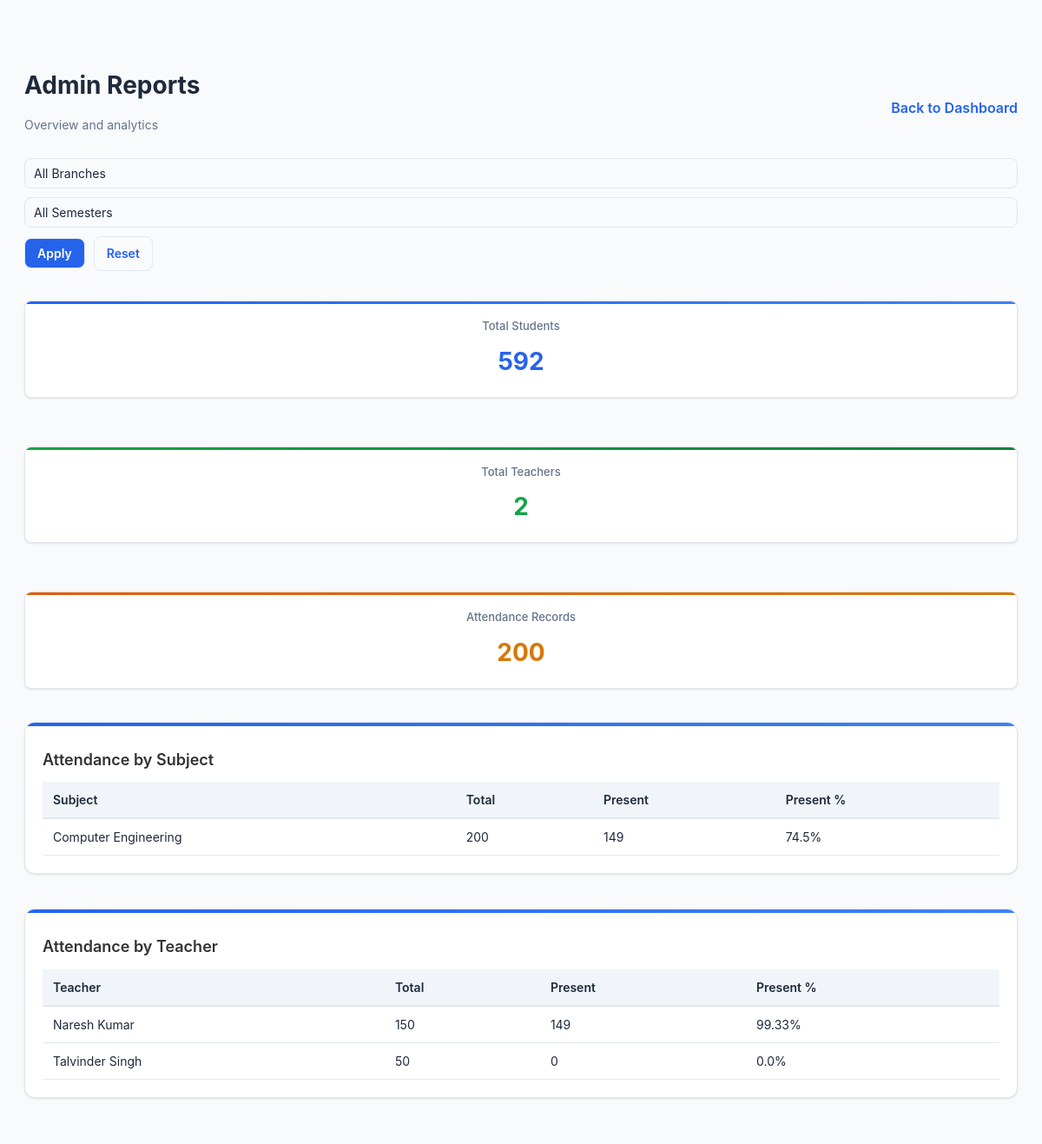
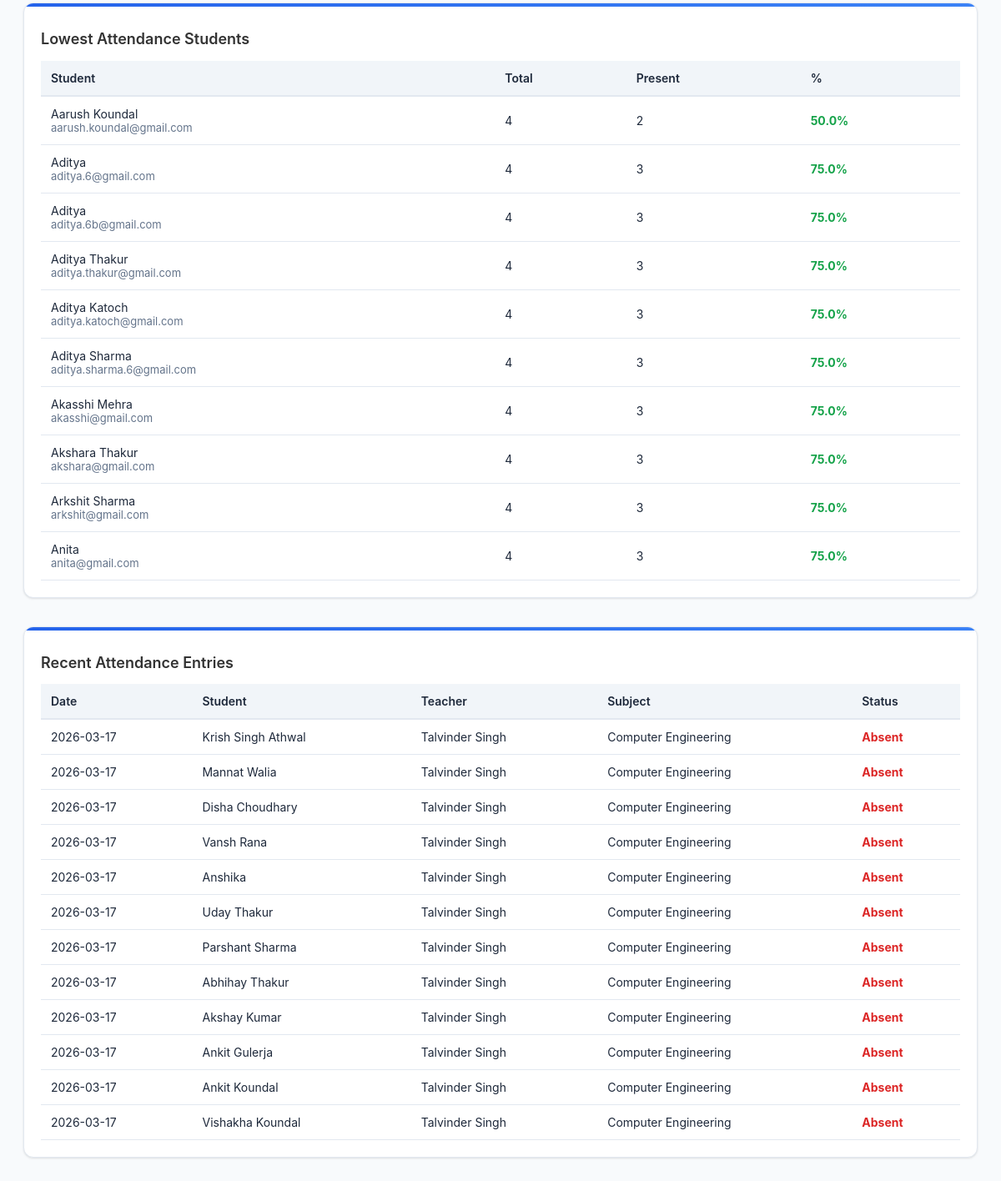
Screenshot of /reports (signed in) with the database file from the repository (2 pictures, top to bottom).
### app.py (models this page shows)
class Attendance(db.Model):
    id = db.Column(db.Integer, primary_key=True)
    student_id = db.Column(db.Integer, db.ForeignKey("user.id"), nullable=False)
    teacher_id = db.Column(db.Integer, db.ForeignKey("user.id"), nullable=False)
    subject = db.Column(db.String(100), nullable=False)
    branch = db.Column(db.String(100), nullable=True)
    semester = db.Column(db.String(20), nullable=True)
    date = db.Column(db.Date, nullable=False, default=date.today)
    status = db.Column(db.String(20), nullable=False, default="absent")
    student = db.relationship(
        "User", foreign_keys=[student_id], backref="attendance_as_student"
    )
    teacher = db.relationship(
        "User", foreign_keys=[teacher_id], backref="attendance_as_teacher"
    )

class User(db.Model):
    id = db.Column(db.Integer, primary_key=True)
    role = db.Column(db.String(20), nullable=False)
    name = db.Column(db.String(100), nullable=False)
    email = db.Column(db.String(100), unique=True, nullable=False)
    password = db.Column(db.String(200), nullable=False)
    roll_number = db.Column(db.String(20), nullable=True)
    branch = db.Column(db.String(100), nullable=True)
    semester = db.Column(db.String(20), nullable=True)
    department = db.Column(db.String(100), nullable=True)

### app.py (the view)
@app.route("/reports")
def reports():
    if session.get("role") != "admin":
        abort(403)
    selected_branch = (request.args.get("branch") or "").strip()
    selected_semester = (request.args.get("semester") or "").strip()
    branches = {
        (row[0] or "").strip()
        for row in db.session.query(User.branch).filter_by(role="student").distinct().all()
        if row[0]
    }
    branches.update(
        {
            (row[0] or "").strip()
            for row in db.session.query(Attendance.branch).distinct().all()
            if row[0]
        }
    )
    semesters = {
        (row[0] or "").strip()
        for row in db.session.query(User.semester).filter_by(role="student").distinct().all()
        if row[0]
    }
    semesters.update(
        {
            (row[0] or "").strip()
            for row in db.session.query(Attendance.semester).distinct().all()
            if row[0]
        }
    )
    branch_options = sorted(branches)
    semester_options = sorted(semesters)
    attendance_query = Attendance.query
    if selected_branch:
        attendance_query = attendance_query.filter(Attendance.branch == selected_branch)
    if selected_semester:
        attendance_query = attendance_query.filter(Attendance.semester == selected_semester)
    records_all = attendance_query.all()
    total_attendance = len(records_all)
    students_query = User.query.filter_by(role="student")
    if selected_branch:
        students_query = students_query.filter(User.branch == selected_branch)
    if selected_semester:
        students_query = students_query.filter(User.semester == selected_semester)
    students = students_query.all()
    total_students = len(students)
    teacher_ids = sorted({r.teacher_id for r in records_all})
    total_teachers = len(teacher_ids)
    grouped_subjects = {}
    for r in records_all:
        key = normalize_subject_name(r.subject)
        c = grouped_subjects.setdefault(key, {"total": 0, "present": 0})
        c["total"] += 1
        if (r.status or "").strip().lower() == "present":
            c["present"] += 1
    attendance_by_subject = []
    for subj in sorted(grouped_subjects.keys(), key=lambda x: x.lower()):
        total = grouped_subjects[subj]["total"]
        present = grouped_subjects[subj]["present"]
        pct = round((present / total) * 100, 2) if total > 0 else 0
        attendance_by_subject.append(
            {"subject": subj, "total": total, "present": present, "percentage": pct}
        )
    teachers = (
        User.query.filter(User.role == "teacher", User.id.in_(teacher_ids)).all()
        if teacher_ids
        else []
    )
    attendance_by_teacher = []
    for t in teachers:
        total = sum(1 for r in records_all if r.teacher_id == t.id)
        present = sum(
            1
            for r in records_all
            if r.teacher_id == t.id and (r.status or "").strip().lower() == "present"
        )
        pct = round((present / total) * 100, 2) if total > 0 else 0
        attendance_by_teacher.append(
            {"teacher": t.name, "total": total, "present": present, "percentage": pct}
        )
    attendance_by_teacher.sort(key=lambda x: x["teacher"].lower())
    student_stats = []
    for s in students:
        total = sum(1 for r in records_all if r.student_id == s.id)
        present = sum(
            1
            for r in records_all
            if r.student_id == s.id and (r.status or "").strip().lower() == "present"
        )
        pct = round((present / total) * 100, 2) if total > 0 else None
        student_stats.append(
            {
                "id": s.id,
                "name": s.name,
                "email": s.email,
                "total": total,
                "present": present,
                "percentage": pct,
            }
        )
    low_attendance = sorted(
        [x for x in student_stats if x["percentage"] is not None],
        key=lambda r: r["percentage"],
    )[:10]
    recent_records = (
        attendance_query.order_by(Attendance.date.desc(), Attendance.id.desc())
        .limit(12)
        .all()
    )
    for r in recent_records:
        r.student_obj = User.query.get(r.student_id)
        r.teacher_obj = User.query.get(r.teacher_id)
        r.display_subject = normalize_subject_name(r.subject)
    return render_template(
        "reports.html",
        total_students=total_students,
        total_teachers=total_teachers,
        total_attendance=total_attendance,
        attendance_by_subject=attendance_by_subject,
        attendance_by_teacher=attendance_by_teacher,
        low_attendance=low_attendance,
        recent_records=recent_records,
        branch_options=branch_options,
        semester_options=semester_options,
        selected_branch=selected_branch,
        selected_semester=selected_semester,
    )

### app.py (called while the page is built)
def normalize_subject_name(subject_value):
    s = (subject_value or "").strip()
    if not s:
        return "Unknown"
    if s.lower() == "computer science":
        return "Computer Engineering"
    return s

### templates/reports.html (shortened to what this page needs)
﻿<!DOCTYPE html>
<html lang="en">
<head>
  <link rel="stylesheet" href="{{ url_for('static', filename='style.css') }}">
</head>
<body>
  <div class="wrap">
    <div style="display:flex;align-items:center;justify-content:space-between">
      <div>
        <h1>Admin Reports</h1>
        <div class="muted">
          Overview and analytics
        </div>
      </div>
      <div class="actions">
        <a class="back" href="{{ url_for('admin_dashboard') }}">Back to Dashboard</a>
      </div>
    </div>
    <form method="GET" class="filters">
      <select name="branch">
        <option value="">All Branches</option>
      </select>
      <select name="semester">
        <option value="">All Semesters</option>
      </select>
      <button type="submit" class="btn">Apply</button>
      <a href="{{ url_for('reports') }}" class="btn btn-ghost">Reset</a>
    </form>
    <div class="row" style="margin-top:14px">
      <div class="stat card">
        <div class="small">Total Students</div>
        <div class="num">{{ total_students }}</div>
      </div>
      <div class="stat card">
        <div class="small">Total Teachers</div>
        <div class="num">{{ total_teachers }}</div>
      </div>
      <div class="stat card">
        <div class="small">Attendance Records</div>
        <div class="num">{{ total_attendance }}</div>
      </div>
    </div>
    <div class="card" style="margin-top:18px">
      <h2>Attendance by Subject</h2>
      {% if attendance_by_subject %}
        <table>
          <thead><tr><th>Subject</th><th>Total</th><th>Present</th><th>Present %</th></tr></thead>
          <tbody>
            {% for s in attendance_by_subject %}
              <tr>
                <td>{{ s.subject }}</td>
                <td>{{ s.total }}</td>
                <td>{{ s.present }}</td>
                <td>{{ s.percentage }}%</td>
              </tr>
            {% endfor %}
          </tbody>
        </table>
      {% else %}
        <div class="muted">No attendance data yet.</div>
      {% endif %}
    </div>
    <div class="row" style="margin-top:14px">
      <div class="card" style="flex:1;min-width:320px">
        <h2>Attendance by Teacher</h2>
        {% if attendance_by_teacher %}
          <table>
            <thead><tr><th>Teacher</th><th>Total</th><th>Present</th><th>Present %</th></tr></thead>
            <tbody>
              {% for t in attendance_by_teacher %}
                <tr>
                  <td>{{ t.teacher }}</td>
                  <td>{{ t.total }}</td>
                  <td>{{ t.present }}</td>
                  <td>{{ t.percentage }}%</td>
                </tr>
              {% endfor %}
            </tbody>
          </table>
        {% else %}
          <div class="muted">No teacher attendance yet.</div>
        {% endif %}
      </div>
      <div class="card" style="flex:0.9;min-width:280px">
        <h2>Lowest Attendance Students</h2>
        {% if low_attendance %}
          <table>
            <thead><tr><th>Student</th><th>Total</th><th>Present</th><th>%</th></tr></thead>
            <tbody>
              {% for s in low_attendance %}
                <tr>
                  <td>{{ s.name }} <div class="small">{{ s.email }}</div></td>
                  <td>{{ s.total }}</td>
                  <td>{{ s.present }}</td>
                  <td class="{{ 'label-bad' if s.percentage < 50 else 'label-good' }}">{{ s.percentage }}%</td>
                </tr>
              {% endfor %}
            </tbody>
          </table>
        {% else %}
          <div class="muted">No student attendance data yet.</div>
        {% endif %}
      </div>
    </div>
    <div class="card" style="margin-top:14px">
      <h2>Recent Attendance Entries</h2>
      {% if recent_records %}
        <table>
          <thead><tr><th>Date</th><th>Student</th><th>Teacher</th><th>Subject</th><th>Status</th></tr></thead>
          <tbody>
            {% for r in recent_records %}
              <tr>
                <td>{{ r.date.strftime('%Y-%m-%d') if r.date else '' }}</td>
                <td>{{ r.student_obj.name if r.student_obj else ('#' ~ r.student_id) }}</td>
                <td>{{ r.teacher_obj.name if r.teacher_obj else ('#' ~ r.teacher_id) }}</td>
                <td>{{ r.display_subject or r.subject }}</td>
                <td class="{{ 'label-good' if (r.status or '').lower()=='present' else 'label-bad' }}">{{ r.status }}</td>
              </tr>
            {% endfor %}
          </tbody>
        </table>
      {% else %}
        <div class="muted">No recent attendance.</div>
      {% endif %}
    </div>
  </div>
</body>
</html>

### static/style.css (style rules this page uses)
* { margin: 0; padding: 0; box-sizing: border-box; }
:root { --primary: #2563eb; --primary-dark: #1e40af; --primary-light: #3b82f6; --primary-gradient: linear-gradient(135deg, #2563eb 0%, #3b82f6 100%); --secondary: #06b6d4; --secondary-gradient: linear-gradient(135deg, #06b6d4 0%, #0891b2 100%); --accent: #dc2626; --accent-warm: #ea580c; --accent-warm-gradient: linear-gradient(135deg, #ea580c 0%, #d97706 100%); --success: #16a34a; --success-gradient: linear-gradient(135deg, #16a34a 0%, #15803d 100%); --warning: #ca8a04; --warning-gradient: linear-gradient(135deg, #ca8a04 0%, #b45309 100%); --purple: #9333ea; --purple-gradient: linear-gradient(135deg, #9333ea 0%, #7c3aed 100%); --pink: #ec4899; --pink-gradient: linear-gradient(135deg, #ec4899 0%, #db2777 100%); --indigo: #4f46e5; --indigo-gradient: linear-gradient(135deg, #4f46e5 0%, #4338ca 100%); --bg-dark: #f8fafc; --bg-darker: #f1f5f9; --card-bg: #ffffff; --border-color: #e2e8f0; --text-light: #1e293b; --text-muted: #64748b; --text-dark: #334155; --shadow: 0 1px 3px rgba(0, 0, 0, 0.08), 0 1px 2px rgba(0, 0, 0, 0.04); --shadow-md: 0 4px 6px rgba(0, 0, 0, 0.1), 0 2px 4px rgba(0, 0, 0, 0.06); --shadow-lg: 0 10px 15px rgba(0, 0, 0, 0.1), 0 4px 6px rgba(0, 0, 0, 0.05); --radius: 8px; --font-sans: -apple-system, BlinkMacSystemFont, 'Segoe UI', 'Roboto', 'Oxygen', 'Ubuntu', 'Cantarell', sans-serif; }
body { font-family: var(--font-sans); background: var(--bg-dark); color: var(--text-light); line-height: 1.6; }
.btn { padding: 10px 20px; border: none; border-radius: var(--radius); font-family: inherit; font-size: 14px; font-weight: 500; cursor: pointer; transition: all 0.2s ease; text-decoration: none; display: inline-block; }
input, select, textarea { font-family: inherit; font-size: 14px; border: 1px solid var(--border-color); padding: 10px 12px; border-radius: var(--radius); background: var(--card-bg); color: var(--text-light); transition: all 0.2s ease; }
input::placeholder, select::placeholder, textarea::placeholder { color: var(--text-muted); }
select option { background: var(--bg-dark); color: var(--text-light); }
.card { background: var(--card-bg); border-radius: var(--radius); padding: 20px; box-shadow: var(--shadow); border: 1px solid var(--border-color); }
table { width: 100%; border-collapse: collapse; }
thead { background: var(--bg-darker); border-bottom: 2px solid var(--border-color); }
th { padding: 12px; text-align: left; font-weight: 600; color: var(--text-light); }
td { padding: 12px; border-bottom: 1px solid var(--border-color); color: var(--text-dark); }
h1, h2, h3, h4, h5, h6 { font-weight: 600; line-height: 1.2; color: var(--text-light); }
h1 { font-size: 28px; }
h2 { font-size: 24px; }
input, select { padding: 10px; border: 1px solid #ccc; border-radius: 6px; font-size: 14px; }
button { padding: 10px; background: #2575fc; color: #fff; border: none; border-radius: 6px; font-size: 16px; cursor: pointer; transition: background 0.3s; }
body { background: linear-gradient(135deg, #6a11cb 0%, #2575fc 100%); font-family: "Poppins", Arial, sans-serif; }
.card { background: #fff; border-radius: 10px; box-shadow: 0 4px 8px rgba(0, 0, 0, 0.1); padding: 20px; margin: 20px 0; }
.card h2 { margin-bottom: 15px; color: #333; }
.select-wrapper select, .filters select, .controls select { -webkit-appearance: none; -moz-appearance: none; appearance: none; width: 100%; background-color: #0f1833; color: #fff; border: 1px solid rgba(255,255,255,0.06); padding: 10px 40px 10px 14px; border-radius: 10px; font-size: 14px; outline: none; transition: border-color .15s, box-shadow .15s; }
select option { background-color: #0f1833; color: #fff; }

### rows the page displays
Attendance: subject "Computer Engineering", total "200", present "149", percentage "74.5"
User: teacher "Naresh Kumar", total "150", present "149", percentage "99.33"
User: teacher "Talvinder Singh", total "50", present "0", percentage "0.0"
User: name "Aarush Koundal", email "aarush.koundal@gmail.com", total "4", present "2", percentage "50.0"
User: name "Aditya", email "aditya.6@gmail.com", total "4", present "3", percentage "75.0"
User: name "Aditya", email "aditya.6b@gmail.com", total "4", present "3", percentage "75.0"
User: name "Aditya Thakur", email "aditya.thakur@gmail.com", total "4", present "3", percentage "75.0"
User: name "Aditya Katoch", email "aditya.katoch@gmail.com", total "4", present "3", percentage "75.0"
User: name "Aditya Sharma", email "aditya.sharma.6@gmail.com", total "4", present "3", percentage "75.0"
User: name "Akasshi Mehra", email "akasshi@gmail.com", total "4", present "3", percentage "75.0"
User: name "Akshara Thakur", email "akshara@gmail.com", total "4", present "3", percentage "75.0"
User: name "Arkshit Sharma", email "arkshit@gmail.com", total "4", present "3", percentage "75.0"
User: name "Anita", email "anita@gmail.com", total "4", present "3", percentage "75.0"
Attendance: date "2026-03-17", student_obj "Krish Singh Athwal", teacher_obj "Talvinder Singh", display_subject "Computer Engineering", status "Absent"
Attendance: date "2026-03-17", student_obj "Mannat Walia", teacher_obj "Talvinder Singh", display_subject "Computer Engineering", status "Absent"
Attendance: date "2026-03-17", student_obj "Disha Choudhary", teacher_obj "Talvinder Singh", display_subject "Computer Engineering", status "Absent"
Attendance: date "2026-03-17", student_obj "Vansh Rana", teacher_obj "Talvinder Singh", display_subject "Computer Engineering", status "Absent"
Attendance: date "2026-03-17", student_obj "Anshika", teacher_obj "Talvinder Singh", display_subject "Computer Engineering", status "Absent"
Attendance: date "2026-03-17", student_obj "Uday Thakur", teacher_obj "Talvinder Singh", display_subject "Computer Engineering", status "Absent"
Attendance: date "2026-03-17", student_obj "Parshant Sharma", teacher_obj "Talvinder Singh", display_subject "Computer Engineering", status "Absent"
Attendance: date "2026-03-17", student_obj "Abhihay Thakur", teacher_obj "Talvinder Singh", display_subject "Computer Engineering", status "Absent"
Attendance: date "2026-03-17", student_obj "Akshay Kumar", teacher_obj "Talvinder Singh", display_subject "Computer Engineering", status "Absent"
Attendance: date "2026-03-17", student_obj "Ankit Gulerja", teacher_obj "Talvinder Singh", display_subject "Computer Engineering", status "Absent"
Attendance: date "2026-03-17", student_obj "Ankit Koundal", teacher_obj "Talvinder Singh", display_subject "Computer Engineering", status "Absent"
Attendance: date "2026-03-17", student_obj "Vishakha Koundal", teacher_obj "Talvinder Singh", display_subject "Computer Engineering", status "Absent"

### other values shown
{{ total_students }} "592"
{{ total_teachers }} "2"
{{ total_attendance }} "200"
